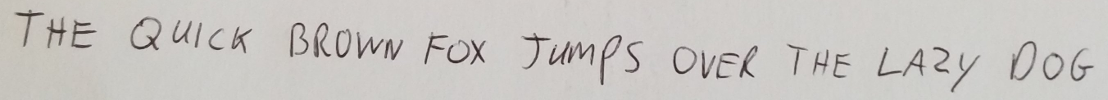
#> input picture images/scene_text_detection/bench_04.png, 1108 x 100 px
$ python app.py   (older library calls are emulated)
#> lines starting #> are read from the running program, lines starting #| are printed output that depends on the picture; after the words box and inside, x2 and y2 are one past the last pixel; in counts of white or black regions, pixels touching at a corner belong together
import sys
import numpy as np
import cv2

im = cv2.imread('../../images/scene_text_detection/bench_04.png')
#> im is the input picture: shape (100, 1108, 3); mean B, G, R 194.1, 197.5, 200.5
# im3 = im.copy()

gray = cv2.cvtColor(im, cv2.COLOR_BGR2GRAY)
blur = cv2.GaussianBlur(gray, (5, 5), 0)
thresh = cv2.adaptiveThreshold(blur, 255, 1, 1, 11, 2)
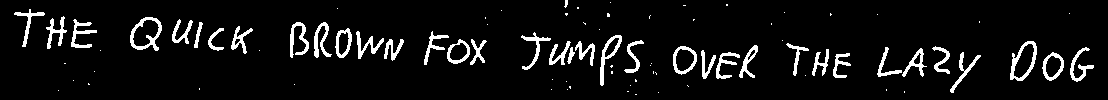
#> thresh: shape (100, 1108); 7% white; 87 white regions (50 under 20 px)

# Now finding Contours

image, contours, hierarchy = cv2.findContours(thresh, cv2.RETR_LIST, cv2.CHAIN_APPROX_SIMPLE)
#> contours = 97 contours, 51 with area under 20; largest, box (x1, y1, x2, y2) and area: (130, 17, 162, 51) 741, (1010, 41, 1037, 81) 680, (673, 46, 697, 75) 499, (132, 19, 160, 47) 472, (1013, 43, 1035, 79) 423
samples = np.empty((0, 100))
responses = []
candidates = []
invalid = []
valid_chars = []


# save list of all contours values
for cnt in contours:
    if cv2.contourArea(cnt) > 50:
        [x, y, w, h] = cv2.boundingRect(cnt)
        if h > 10 & w < 25:
            candidates.append({'x': x, 'y': y, 'w': w, 'h': h})
#> this loop made 97 passes
#> (x, y, w, h) on passes 28, 29, 30, 31, 32, 33, 35, 38, 39, 40, 41, 42: (1045, 55, 17, 23), (913, 52, 9, 13), (833, 53, 18, 25), (1042, 52, 22, 29), (950, 52, 31, 41), (716, 52, 24, 27), (701, 50, 15, 29), (812, 49, 17, 27), (675, 48, 20, 24), (902, 48, 25, 29), (1070, 47, 24, 35), (877, 47, 25, 30)
#> cnt on passes 1 to 6: [[635, 94], [636, 94]], [[658, 92]], [[904, 91], [904, 92]], [[627, 91], [628, 91]], [[58, 90]], [[886, 89], [886, 90]]
#> after the loop, candidates = 43 items


# get list of contours found inside other contours
# these are invalid and cannot be used
for a in candidates:

    x1 = a['x']
    y1 = a['y']
    h1 = a['h']
    w1 = a['w']
    xw1 = x1 + w1
    yh1 = y1 + h1

    for b in candidates:
        if a != b:
            x2 = b['x']
            y2 = b['y']
            h2 = b['h']
            w2 = b['w']

            xw2 = x2 + w2
            yh2 = y2 + h2

            # check if contour B rect is inside of contour A rect
            # Yes, this took a few minutes to work out on paper...
            is_width = ((xw1 >= x2) and (x2 >= x1)) and ((xw1 >= xw2) and (xw2 >= x1))
            is_height = ((yh1 >= y2) and (y2 >= y1)) and ((yh1 >= yh2) and (yh2 >= y1))

            # if contour B is inside A, save it
            if is_width and is_height:
                invalid.append(b)
#> this loop made 43 passes
#> (a, x1, y1, h1, w1, xw1, yh1) on passes 1 to 10: ({'x': 1045, 'y': 55, 'w': 17, 'h': 23}, 1045, 55, 23, 17, 1062, 78), ({'x': 913, 'y': 52, 'w': 9, 'h': 13}, 913, 52, 13, 9, 922, 65), ({'x': 833, 'y': 53, 'w': 18, 'h': 25}, 833, 53, 25, 18, 851, 78), ({'x': 1042, 'y': 52, 'w': 22, 'h': 29}, 1042, 52, 29, 22, 1064, 81), ({'x': 950, 'y': 52, 'w': 31, 'h': 41}, 950, 52, 41, 31, 981, 93), ({'x': 716, 'y': 52, 'w': 24, 'h': 27}, 716, 52, 27, 24, 740, 79), ({'x': 701, 'y': 50, 'w': 15, 'h': 29}, 701, 50, 29, 15, 716, 79), ({'x': 812, 'y': 49, 'w': 17, 'h': 27}, 812, 49, 27, 17, 829, 76), ({'x': 675, 'y': 48, 'w': 20, 'h': 24}, 675, 48, 24, 20, 695, 72), ({'x': 902, 'y': 48, 'w': 25, 'h': 29}, 902, 48, 29, 25, 927, 77)
#> (x1, y1, h1, w1, xw1, yh1) on passes 18, 31, 38: (449, 42, 19, 19, 468, 61), (356, 31, 28, 28, 384, 59), (132, 19, 28, 28, 160, 47)
#> after the loop, invalid = 8 items


# save contours that are valid
for c1 in candidates:
    if c1 not in invalid:
        valid_chars.append(c1)
#> this loop made 43 passes
#> after the loop, valid_chars = 35 items


# draw bounding boxes around valid characters
i = 0
for con in valid_chars:
    x = con['x']
    y = con['y']
    h = con['h']
    w = con['w']

    cv2.rectangle(im, (x, y), (x + w, y + h), (0, 0, 255), 2)
    roi = thresh[y: y + h, x: x + w]
    cv2.imwrite('images/img_' + str(i) + '.png', roi)  # save contents of rectangle to image folder
    cv2.imshow('norm', im)
    i += 1
#> this loop made 35 passes
#> (con, x, y, h, w) on passes 1 to 12: ({'x': 833, 'y': 53, 'w': 18, 'h': 25}, 833, 53, 25, 18), ({'x': 1042, 'y': 52, 'w': 22, 'h': 29}, 1042, 52, 29, 22), ({'x': 950, 'y': 52, 'w': 31, 'h': 41}, 950, 52, 41, 31), ({'x': 716, 'y': 52, 'w': 24, 'h': 27}, 716, 52, 27, 24), ({'x': 701, 'y': 50, 'w': 15, 'h': 29}, 701, 50, 29, 15), ({'x': 812, 'y': 49, 'w': 17, 'h': 27}, 812, 49, 27, 17), ({'x': 902, 'y': 48, 'w': 25, 'h': 29}, 902, 48, 29, 25), ({'x': 1070, 'y': 47, 'w': 24, 'h': 35}, 1070, 47, 35, 24), ({'x': 877, 'y': 47, 'w': 25, 'h': 30}, 877, 47, 30, 25), ({'x': 932, 'y': 46, 'w': 18, 'h': 28}, 932, 46, 28, 18), ({'x': 673, 'y': 46, 'w': 24, 'h': 29}, 673, 46, 29, 24), ({'x': 739, 'y': 45, 'w': 19, 'h': 33}, 739, 45, 33, 19)
#> (x, y, h, w) on pass 24: (356, 31, 28, 28)
#> pass 1, `cv2.imshow('norm', im)`:
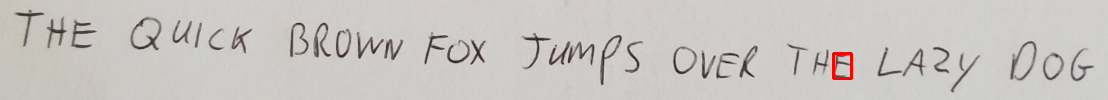
#> window 'norm': shape (100, 1108, 3); mean B, G, R 193.6, 197.1, 200.7
#> pass 2, `roi = thresh[y: y + h, x: x + w]`:
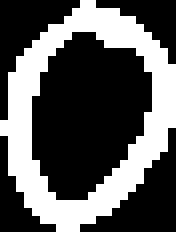
#> roi: shape (29, 22) (shown 8 times larger); 35.4% white; 1 white region, box (x1, y1, x2, y2) and area: (0, 0, 22, 29) 226
#> pass 2, `cv2.imshow('norm', im)`:
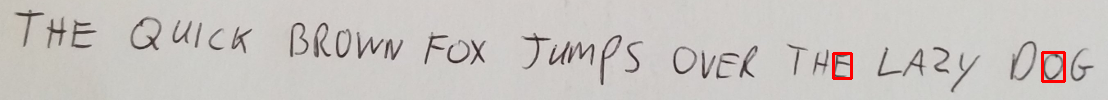
#> window 'norm': shape (100, 1108, 3); mean B, G, R 193.1, 196.5, 200.8
#> pass 3, `roi = thresh[y: y + h, x: x + w]`:
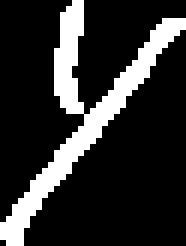
#> roi: shape (41, 31) (shown 6 times larger); 18.3% white; 1 white region, box (x1, y1, x2, y2) and area: (0, 0, 31, 41) 233
#> after the loop:
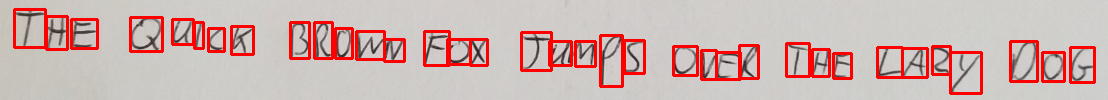
#> im: shape (100, 1108, 3); 9.26% of pixels changed, all inside (x1, y1, x2, y2) = (13, 8, 1096, 95)
#> after the loop, i = 35


cv2.waitKey(0)
sys.exit()
#> (the program exits here)

$ run again, with images/scene_text_detection/bench_02.png copied over images/scene_text_detection/bench_04.png
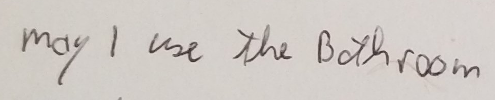
#> input picture images/scene_text_detection/bench_02.png, 495 x 100 px
#> im is the input picture: shape (100, 495, 3); mean B, G, R 196.3, 200.9, 206.8
#> `thresh = cv2.adaptiveThreshold(blur, 255, 1, 1, 11, 2)`:
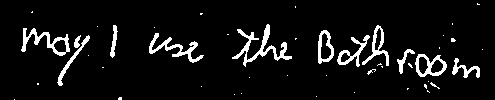
#> thresh: shape (100, 495); 6.9% white; 47 white regions (34 under 20 px)
#> contours = 53 contours, 35 with area under 20; largest, box (x1, y1, x2, y2) and area: (415, 54, 447, 77) 486, (21, 28, 70, 56) 437, (232, 24, 292, 67) 437, (318, 30, 334, 64) 374, (362, 25, 389, 66) 310
#> the loop `for cnt in contours:` made 53 passes
#> (x, y, w, h) on passes 22, 23, 24, 26, 27, 29, 31, 35: (430, 59, 14, 15), (452, 58, 28, 20), (418, 56, 11, 19), (415, 54, 32, 23), (340, 52, 11, 11), (397, 49, 18, 25), (53, 39, 14, 14), (337, 35, 33, 32)
#> after the loop `for cnt in contours:`: candidates = 17 items
#> the loop `for a in candidates: ` made 17 passes
#> (a, x1, y1, h1, w1, xw1, yh1) on passes 1, 2, 3, 4, 6, 8: ({'x': 430, 'y': 59, 'w': 14, 'h': 15}, 430, 59, 15, 14, 444, 74), ({'x': 452, 'y': 58, 'w': 28, 'h': 20}, 452, 58, 20, 28, 480, 78), ({'x': 418, 'y': 56, 'w': 11, 'h': 19}, 418, 56, 19, 11, 429, 75), ({'x': 415, 'y': 54, 'w': 32, 'h': 23}, 415, 54, 23, 32, 447, 77), ({'x': 397, 'y': 49, 'w': 18, 'h': 25}, 397, 49, 25, 18, 415, 74), ({'x': 337, 'y': 35, 'w': 33, 'h': 32}, 337, 35, 32, 33, 370, 67)
#> after the loop `for a in candidates:`: invalid = 6 items
#> the loop `for c1 in candidates:` made 17 passes
#> after the loop `for c1 in candidates:`: valid_chars = 11 items
#> the loop `for con in valid_chars:` made 11 passes
#> (con, x, y, h, w) on passes 1 to 8: ({'x': 452, 'y': 58, 'w': 28, 'h': 20}, 452, 58, 20, 28), ({'x': 415, 'y': 54, 'w': 32, 'h': 23}, 415, 54, 23, 32), ({'x': 397, 'y': 49, 'w': 18, 'h': 25}, 397, 49, 25, 18), ({'x': 337, 'y': 35, 'w': 33, 'h': 32}, 337, 35, 32, 33), ({'x': 57, 'y': 35, 'w': 33, 'h': 51}, 57, 35, 51, 33), ({'x': 149, 'y': 33, 'w': 55, 'h': 30}, 149, 33, 30, 55), ({'x': 318, 'y': 30, 'w': 16, 'h': 34}, 318, 30, 34, 16), ({'x': 21, 'y': 28, 'w': 49, 'h': 28}, 21, 28, 28, 49)
#> after the loop `for con in valid_chars:`:
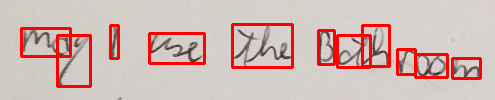
#> im: shape (100, 495, 3); 8.39% of pixels changed, all inside (x1, y1, x2, y2) = (20, 23, 482, 88)
#> after the loop `for con in valid_chars:`: i = 11

$ run again, with images/scene_text_detection/bench_03.png copied over images/scene_text_detection/bench_04.png
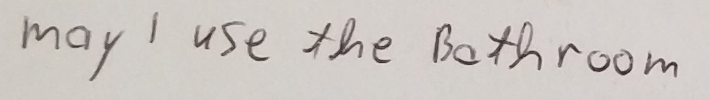
#> input picture images/scene_text_detection/bench_03.png, 710 x 100 px
#> im is the input picture: shape (100, 710, 3); mean B, G, R 194.9, 199.1, 204.8
#> `thresh = cv2.adaptiveThreshold(blur, 255, 1, 1, 11, 2)`:
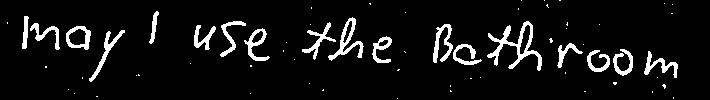
#> thresh: shape (100, 710); 7.2% white; 65 white regions (47 under 20 px)
#> contours = 70 contours, 47 with area under 20; largest, box (x1, y1, x2, y2) and area: (487, 21, 542, 71) 736, (66, 26, 91, 50) 430, (328, 17, 364, 61) 406, (244, 28, 270, 61) 306, (433, 24, 453, 63) 248
#> the loop `for cnt in contours:` made 70 passes
#> (x, y, w, h) on passes 27, 29, 31, 33, 34, 38, 39, 40: (644, 51, 34, 27), (587, 50, 23, 22), (613, 49, 20, 27), (453, 44, 29, 21), (557, 43, 26, 25), (372, 36, 20, 27), (251, 30, 13, 14), (89, 30, 36, 52)
#> after the loop `for cnt in contours:`: candidates = 22 items
#> the loop `for a in candidates: ` made 22 passes
#> (a, x1, y1, h1, w1, xw1, yh1) on passes 1 to 6: ({'x': 644, 'y': 51, 'w': 34, 'h': 27}, 644, 51, 27, 34, 678, 78), ({'x': 587, 'y': 50, 'w': 23, 'h': 22}, 587, 50, 22, 23, 610, 72), ({'x': 613, 'y': 49, 'w': 20, 'h': 27}, 613, 49, 27, 20, 633, 76), ({'x': 453, 'y': 44, 'w': 29, 'h': 21}, 453, 44, 21, 29, 482, 65), ({'x': 557, 'y': 43, 'w': 26, 'h': 25}, 557, 43, 25, 26, 583, 68), ({'x': 372, 'y': 36, 'w': 20, 'h': 27}, 372, 36, 27, 20, 392, 63)
#> after the loop `for a in candidates:`: invalid = 4 items
#> the loop `for c1 in candidates:` made 22 passes
#> after the loop `for c1 in candidates:`: valid_chars = 18 items
#> the loop `for con in valid_chars:` made 18 passes
#> (con, x, y, h, w) on passes 1 to 8: ({'x': 644, 'y': 51, 'w': 34, 'h': 27}, 644, 51, 27, 34), ({'x': 587, 'y': 50, 'w': 23, 'h': 22}, 587, 50, 22, 23), ({'x': 613, 'y': 49, 'w': 20, 'h': 27}, 613, 49, 27, 20), ({'x': 453, 'y': 44, 'w': 29, 'h': 21}, 453, 44, 21, 29), ({'x': 557, 'y': 43, 'w': 26, 'h': 25}, 557, 43, 25, 26), ({'x': 372, 'y': 36, 'w': 20, 'h': 27}, 372, 36, 27, 20), ({'x': 89, 'y': 30, 'w': 36, 'h': 52}, 89, 30, 52, 36), ({'x': 244, 'y': 28, 'w': 26, 'h': 33}, 244, 28, 33, 26)
#> after the loop `for con in valid_chars:`:
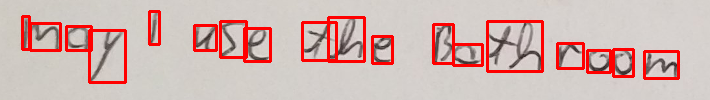
#> im: shape (100, 710, 3); 8.55% of pixels changed, all inside (x1, y1, x2, y2) = (21, 10, 680, 84)
#> after the loop `for con in valid_chars:`: i = 18
